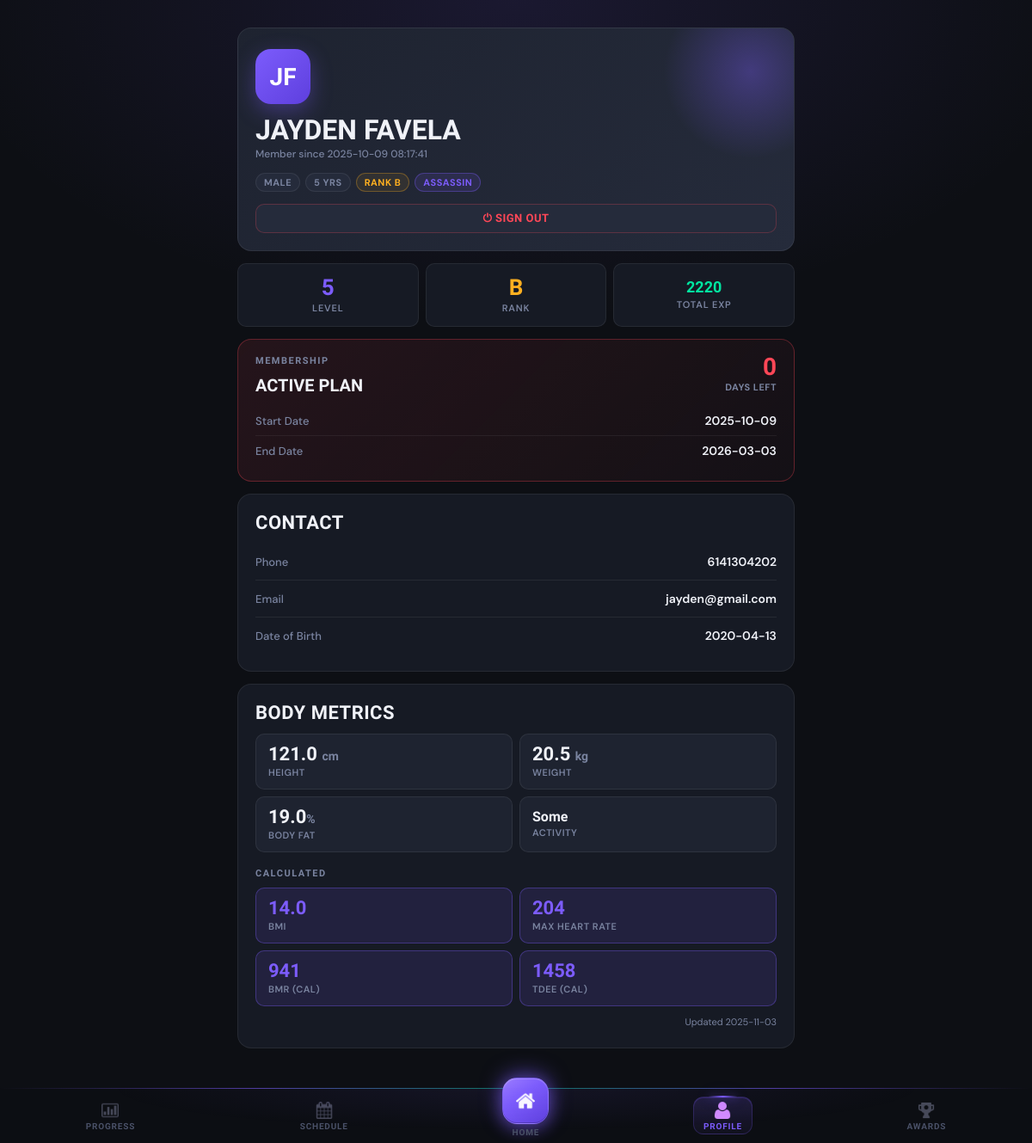
Screenshot of /profile (signed in) with the database file from the repository.
### tables this page shows
CREATE TABLE clients (
                client_id INTEGER PRIMARY KEY AUTOINCREMENT,
                phone_number TEXT UNIQUE NOT NULL,
                pin_hash TEXT NOT NULL,
                first_name TEXT NOT NULL,
                last_name TEXT NOT NULL,
                email TEXT,
                date_of_birth DATE,
                gender TEXT,
                registration_date DATETIME DEFAULT CURRENT_TIMESTAMP,
                status TEXT DEFAULT 'active',
                profile_photo_path TEXT
            , fitness_goal TEXT DEFAULT NULL, preferred_split TEXT DEFAULT NULL);

CREATE TABLE client_gamification (
                gamification_id INTEGER PRIMARY KEY AUTOINCREMENT,
                client_id INTEGER UNIQUE NOT NULL,
                current_level INTEGER DEFAULT 1,
                current_exp INTEGER DEFAULT 0,
                total_exp INTEGER DEFAULT 0,
                rank TEXT DEFAULT 'E',
                client_class TEXT,
                class_unlocked_at_level INTEGER, current_streak INTEGER DEFAULT 0, longest_streak INTEGER DEFAULT 0, total_reps INTEGER DEFAULT 0, workouts_completed INTEGER DEFAULT 0,
                FOREIGN KEY (client_id) REFERENCES clients(client_id) ON DELETE CASCADE
            );

CREATE TABLE client_physical_data (
                physical_id INTEGER PRIMARY KEY AUTOINCREMENT,
                client_id INTEGER NOT NULL,
                height_cm REAL,
                weight_kg REAL,
                body_fat_percentage REAL,
                measurement_date DATE DEFAULT CURRENT_DATE,
                notes TEXT, `activity` TEXT, `chest_cm` TEXT, `arms_cm` TEXT, `forearms_cm` TEXT, `waist_cm` TEXT, `thighs_cm` TEXT, `hips_cm` TEXT, `claf_cm` TEXT,
                FOREIGN KEY (client_id) REFERENCES clients(client_id) ON DELETE CASCADE
            );

### main.py (the view)
@app.route('/profile')
@login_required
def profile():
    client_id = session['client_id']
    client = Client.get_by_id(client_id)
    physical_data = client.get_latest_physical_data()
    gam_data = client.get_gamification_data()
    physical_data_calculated = {}
    if physical_data:
        physical_data_calculated['bmi_value'] = round((physical_data['weight_kg'] / ((physical_data['height_cm'] / 100) ** 2)), 2)
        physical_data_calculated['mhr_value'] = int(208 - (0.7 * client.age))
        if client.gender == 'Male':
            physical_data_calculated['bmr_value'] = int((10 * physical_data['weight_kg']) + (6.25 * physical_data['height_cm']) - (5 * client.age) + 5)
        else:
            physical_data_calculated['bmr_value'] = int((10 * physical_data['weight_kg']) + (6.25 * physical_data['height_cm']) - (5 * client.age) - 161)
        if physical_data['activity'] == "Extreme":
            physical_data_calculated['tdee_value'] = int(physical_data_calculated['bmr_value'] * 1.9)
        elif physical_data['activity'] == "A lot":
            physical_data_calculated['tdee_value'] = int(physical_data_calculated['bmr_value'] * 1.72)
        elif physical_data['activity'] == "Some":
            physical_data_calculated['tdee_value'] = int(physical_data_calculated['bmr_value'] * 1.55)
        elif physical_data['activity'] == "A little":
            physical_data_calculated['tdee_value'] = int(physical_data_calculated['bmr_value'] * 1.37)
        else:
            physical_data_calculated['tdee_value'] = int(physical_data_calculated['bmr_value'] * 1.2)
    mc = MembershipController()
    membership = mc.get_client_membership(client_id)
    if membership:
        start_date = datetime.strptime(membership['start_date'], '%Y-%m-%d').date()
        end_date = datetime.strptime(membership['end_date'], '%Y-%m-%d').date()
        days_left = (end_date - date.today()).days
    return render_template('profile.html',
                         client=client,
                         physical_data=physical_data,
                         physical_data_calculated = physical_data_calculated,
                         gam_data=gam_data,
                         membership=membership,
                         start_date=start_date,
                         end_date=end_date,
                         days_left=days_left)

### controllers/membership_controller.py (called while the page is built)
    def get_client_membership(self, client_id):
        query = """
            SELECT * FROM client_memberships
            WHERE client_id = ?
            ORDER BY end_date DESC
            LIMIT 1
        """
        result = self.db.execute_query(query, (client_id,))
        return dict(result[0]) if result else None

### database/db_manager.py (called while the page is built)
    def connect(self):
        self.conn = sqlite3.connect(self.db_name)
        self.conn.row_factory = sqlite3.Row
        self.cursor = self.conn.cursor()

    def disconnect(self):
        if self.conn:
            self.conn.close()

    def execute_query(self, query, params=None):
        self.connect()
        if params:
            self.cursor.execute(query, params)
        else:
            self.cursor.execute(query)
        results = self.cursor.fetchall()
        self.disconnect()
        return results

### main.py (called while the page is built)
def login_required(f):
    @wraps(f)
    def decorated_function(*args, **kwargs):
        if 'client_id' not in session:
            return redirect(url_for('login'))
        return f(*args, **kwargs)
    return decorated_function

### models/client.py (called while the page is built)
    @property
    def full_name(self):
        return f"{self.first_name} {self.last_name}"

    @property
    def age(self):
        if self.date_of_birth:
            if isinstance(self.date_of_birth, str):
                dob = datetime.strptime(self.date_of_birth, '%Y-%m-%d').date()
            else:
                dob = self.date_of_birth
            today = date.today()
            return today.year - dob.year - ((today.month, today.day) < (dob.month, dob.day))
        return None

    def get_latest_physical_data(self):
        db     = DatabaseManager()
        result = db.execute_query('''
            SELECT * FROM client_physical_data
            WHERE client_id=? ORDER BY measurement_date DESC LIMIT 1
        ''', (self.client_id,))
        return dict(result[0]) if result else None

    def get_gamification_data(self):
        db     = DatabaseManager()
        result = db.execute_query(
            'SELECT * FROM client_gamification WHERE client_id=?', (self.client_id,)
        )
        return dict(result[0]) if result else None

    @staticmethod
    def get_by_id(client_id):
        db     = DatabaseManager()
        result = db.execute_query('SELECT * FROM clients WHERE client_id=?', (client_id,))
        return Client._from_row(result[0]) if result else None

### templates/profile.html (shortened to what this page needs)
{% extends "base.html" %}
{% block content %}
<div class="profile-hero">
    <div class="profile-avatar">
        {{ client.first_name[0] }}{{ client.last_name[0] if client.last_name else '' }}
    </div>
    <div class="profile-name">{{ client.full_name }}</div>
    <div class="profile-since">Member since {{ client.registration_date }}</div>
    <div class="profile-tags">
        {% if client.gender %}<span class="tag">{{ client.gender }}</span>{% endif %}
        {% if client.age %}<span class="tag">{{ client.age }} yrs</span>{% endif %}
        {% if gam_data %}<span class="tag tag-amber">Rank {{ gam_data.rank }}</span>{% endif %}
        {% if gam_data and gam_data.client_class %}<span class="tag tag-brand">{{ gam_data.client_class }}</span>{% endif %}
    </div>
    <a href="{{ url_for('logout') }}" class="btn btn-ghost btn-sm" style="margin-top:14px; color:var(--red); border-color:rgba(255,71,87,0.25); width:100%; justify-content:center;">
        ⏻ Sign Out
    </a>
</div>
{% if gam_data %}
<div class="gam-row">
    <div class="gam-cell">
        <span class="gam-cell-val" style="color:var(--brand);">{{ gam_data.current_level }}</span>
        <span class="gam-cell-lbl">Level</span>
    </div>
    <div class="gam-cell">
        <span class="gam-cell-val" style="color:var(--amber);">{{ gam_data.rank }}</span>
        <span class="gam-cell-lbl">Rank</span>
    </div>
    <div class="gam-cell">
        <span class="gam-cell-val" style="color:var(--green); font-size:18px; padding-top:4px;">{{ gam_data.total_exp }}</span>
        <span class="gam-cell-lbl">Total EXP</span>
    </div>
</div>
{% endif %}
{% if membership %}
{% set mem_class = 'active-membership' if days_left > 5 else ('expiring' if days_left > 0 else 'expired') %}
<div class="membership-card {{ mem_class }}">
    <div class="membership-header">
        <div>
            <div class="section-label">Membership</div>
            <div class="membership-title">Active Plan</div>
        </div>
        <div>
            <div class="days-left-badge {% if days_left > 5 %}ok{% elif days_left > 0 %}warn{% else %}danger{% endif %}">
                {{ days_left if days_left > 0 else '0' }}
            </div>
            <div class="days-left-sub">Days Left</div>
        </div>
    </div>
    <div class="row-item" style="padding:8px 0; border-color:rgba(255,255,255,0.06);">
        <span class="row-item-label">Start Date</span>
        <span class="row-item-value">{{ start_date }}</span>
    </div>
    <div class="row-item" style="padding:8px 0; border-bottom:none;">
        <span class="row-item-label">End Date</span>
        <span class="row-item-value">{{ end_date }}</span>
    </div>
</div>
{% endif %}
<div class="card">
    <h2>Contact</h2>
    <div class="row-item">
        <span class="row-item-label">Phone</span>
        <span class="row-item-value">{{ client.phone_number }}</span>
    </div>
    <div class="row-item">
        <span class="row-item-label">Email</span>
        <span class="row-item-value">{{ client.email or '—' }}</span>
    </div>
    <div class="row-item">
        <span class="row-item-label">Date of Birth</span>
        <span class="row-item-value">{{ client.date_of_birth or '—' }}</span>
    </div>
</div>
{% if physical_data %}
<div class="card">
    <h2>Body Metrics</h2>
    <div class="metrics-grid">
        <div class="metric-item">
            <span class="metric-val">{{ physical_data.height_cm }} <small style="font-size:14px;color:var(--text-muted);">cm</small></span>
            <span class="metric-lbl">Height</span>
        </div>
        <div class="metric-item">
            <span class="metric-val">{{ physical_data.weight_kg }} <small style="font-size:14px;color:var(--text-muted);">kg</small></span>
            <span class="metric-lbl">Weight</span>
        </div>
        {% if physical_data.body_fat_percentage %}
        <div class="metric-item">
            <span class="metric-val">{{ physical_data.body_fat_percentage }}<small style="font-size:14px;color:var(--text-muted);">%</small></span>
            <span class="metric-lbl">Body Fat</span>
        </div>
        {% endif %}
        <div class="metric-item">
            <span class="metric-val" style="font-size:16px; padding-top:3px;">{{ physical_data.activity }}</span>
            <span class="metric-lbl">Activity</span>
        </div>
    </div>
    <div class="section-label" style="margin-top:18px;">Calculated</div>
    <div class="calc-grid">
        {% if physical_data_calculated.bmi_value %}
        <div class="calc-item">
            <span class="calc-val">{{ physical_data_calculated.bmi_value }}</span>
            <span class="calc-lbl">BMI</span>
        </div>
        {% endif %}
        {% if physical_data_calculated.mhr_value %}
        <div class="calc-item">
            <span class="calc-val">{{ physical_data_calculated.mhr_value }}</span>
            <span class="calc-lbl">Max Heart Rate</span>
        </div>
        {% endif %}
        {% if physical_data_calculated.bmr_value %}
        <div class="calc-item">
            <span class="calc-val">{{ physical_data_calculated.bmr_value }}</span>
            <span class="calc-lbl">BMR (cal)</span>
        </div>
        {% endif %}
        {% if physical_data_calculated.tdee_value %}
        <div class="calc-item">
            <span class="calc-val">{{ physical_data_calculated.tdee_value }}</span>
            <span class="calc-lbl">TDEE (cal)</span>
        </div>
        {% endif %}
    </div>
    <p style="font-size:11px; margin-top:10px; text-align:right;">Updated {{ physical_data.measurement_date }}</p>
</div>
{% else %}
<div class="card">
    <h2>Body Metrics</h2>
    <p>No physical data recorded yet.</p>
</div>
{% endif %}
{% endblock %}

### templates/base.html (style rules this page uses)
:root { --brand: #7c5cfc; --brand-glow: rgba(124, 92, 252, 0.35); --brand-dim: rgba(124, 92, 252, 0.12); --green: #00e5a0; --green-glow: rgba(0, 229, 160, 0.3); --amber: #ffb020; --red: #ff4757; --bg: #0d0f14; --surface: #161a24; --surface-2: #1e2330; --surface-3: #252b3b; --border: rgba(255,255,255,0.07); --border-2: rgba(255,255,255,0.12); --text: #f0f2f8; --text-muted: #7a84a0; --text-dim: #4a5168; --radius: 16px; --radius-sm: 10px; --font-display:'Barlow Condensed', sans-serif; --font-body: 'DM Sans', sans-serif; --nav-height: 64px; }
*, *::before, *::after { margin: 0; padding: 0; box-sizing: border-box; }
body { font-family: var(--font-body); background: var(--bg); color: var(--text); min-height: 100vh; padding-top: 16px; padding-bottom: calc(var(--nav-height) + 32px); background-image: radial-gradient(ellipse 80% 40% at 50% 0%, rgba(124,92,252,0.12) 0%, transparent 70%); }
.card { background: var(--surface); border: 1px solid var(--border); border-radius: var(--radius); padding: 20px; margin-bottom: 14px; }
h1, h2, h3 { font-family: var(--font-display); color: var(--text); text-transform: uppercase; letter-spacing: 0.5px; font-weight: 800; }
h2 { font-size: 22px; margin-bottom: 12px; }
p { color: var(--text-muted); font-size: 14px; line-height: 1.6; }
.btn { display: inline-flex; align-items: center; justify-content: center; gap: 6px; padding: 12px 22px; border-radius: var(--radius-sm); text-decoration: none; font-family: var(--font-display); font-size: 16px; font-weight: 700; letter-spacing: 0.5px; text-transform: uppercase; transition: all 0.2s; border: none; cursor: pointer; }
.btn-ghost { background: var(--surface-3); border: 1px solid var(--border); color: var(--text-muted); }
.btn-sm { padding: 8px 14px; font-size: 13px; }
.row-item { display: flex; justify-content: space-between; align-items: center; padding: 12px 0; border-bottom: 1px solid var(--border); }
.row-item:last-child { border-bottom: none; }
.row-item-label { color: var(--text-muted); font-size: 13px; font-weight: 500; }
.row-item-value { font-weight: 600; font-size: 14px; color: var(--text); }
.section-label { font-size: 11px; font-weight: 700; text-transform: uppercase; letter-spacing: 1.5px; color: var(--text-muted); margin-bottom: 10px; font-family: var(--font-display); }
.tag { display: inline-block; font-size: 11px; font-weight: 700; padding: 3px 9px; border-radius: 99px; border: 1px solid var(--border); background: var(--surface-3); color: var(--text-muted); text-transform: uppercase; letter-spacing: 0.5px; }
.tag-brand { color: var(--brand); border-color: var(--brand-glow); background: var(--brand-dim); }
.tag-amber { color: var(--amber); border-color: rgba(255,176,32,0.3); background: rgba(255,176,32,0.08); }

### rows the page displays
clients: first_name "J", last_name "F", registration_date "2025-10-09 08:17:41", gender "MALE", phone_number "6141304202", email "jayden@gmail.com", date_of_birth "2020-04-13"
client_gamification: rank "B", client_class "ASSASSIN", current_level "5", total_exp "2220"
client_physical_data: height_cm "121.0", weight_kg "20.5", body_fat_percentage "19.0", activity "Some", measurement_date "2025-11-03"

### other values shown
{{ client.full_name }} "JAYDEN FAVELA"
{{ client.age }} "5"
{{ start_date }} "2025-10-09"
{{ end_date }} "2026-03-03"
{{ physical_data_calculated.bmi_value }} "14.0"
{{ physical_data_calculated.mhr_value }} "204"
{{ physical_data_calculated.bmr_value }} "941"
{{ physical_data_calculated.tdee_value }} "1458"
